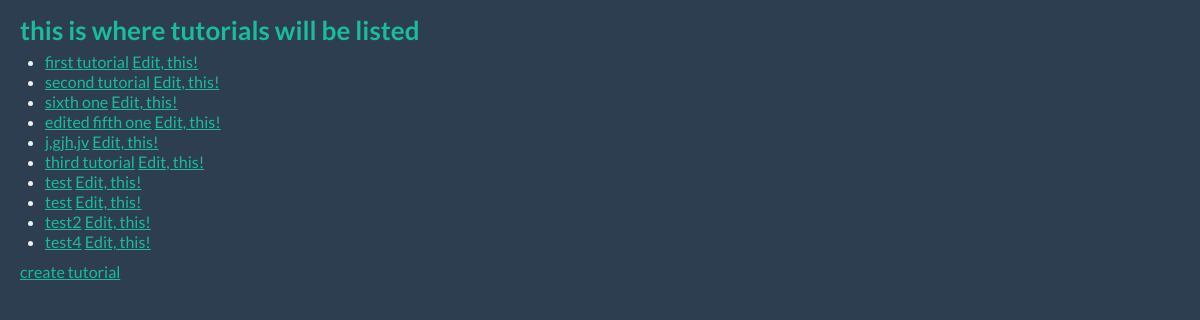
The app's page /tutorials, older data.
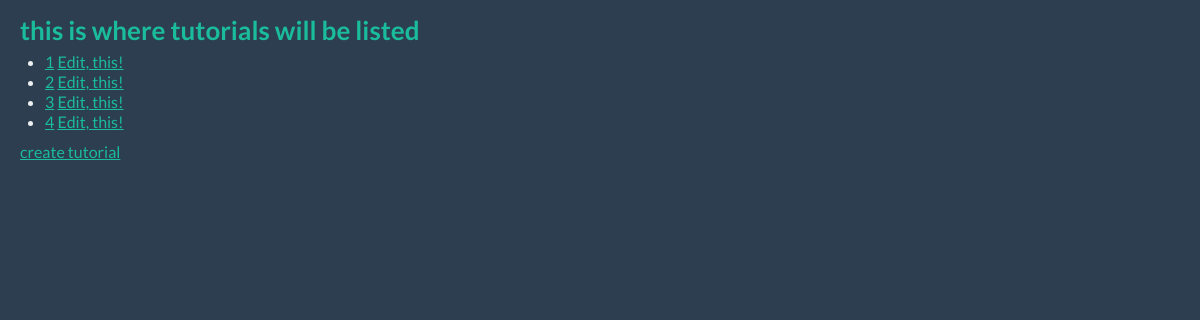
The same page, newer data.
### model.py (models this page shows)
class Tutorial(Base):
	__tablename__ = "tutorials"
	id = Column(Integer, primary_key = True)
	user_id = Column(Integer, ForeignKey('users.id'))
	title = Column(Text, nullable = True)
	tutorial = Column(Text, nullable = True)
	user = relationship("User", backref=backref("tutorials", order_by = id))

### unicorncode.py (the view)
@app.route("/tutorials")
def list_tutorials():
	tutorials = db_session.query(Tutorial).all()
	return render_template("list_tutorials.html", tutorials=tutorials)

### unicorncode.py (called while the page is built)
@app.teardown_request
def shutdown_session(exception = None):
    db_session.remove()

### templates/list_tutorials.html
{% extends "admin_layout.html" %}
{% block body %}
<div class="container-fluid">
<h2> this is where tutorials will be listed </h2>
<ul>
	{% for tutorial in tutorials %}
	<a href="{{url_for("view_tutorial", id=tutorial.id)}}">
	<li>{{tutorial.title}}</a>
		<a href="{{ url_for('edit_tutorial', id=tutorial.id) }}">Edit, this!</a></li>
	{% endfor %}
</ul>
<p><a href="{{ url_for('new_tutorial') }}">create tutorial</a></p>
{% endblock %}

Row changes from the older to the newer data that the page shows:
removed Tutorial: title "sixth one"
removed Tutorial: title "edited fifth one"
removed Tutorial: title "j,gjh,jv"
removed Tutorial: title "test"
removed Tutorial: title "test2"
removed Tutorial: title "test4"
changed Tutorial (number 1 of 4 on the later page): title "first tutorial" → "1"
changed Tutorial (number 2 of 4 on the later page): title "second tutorial" → "2"
changed Tutorial (number 3 of 4 on the later page): title "third tutorial" → "3"
changed Tutorial (number 4 of 4 on the later page): title "test" → "4"
